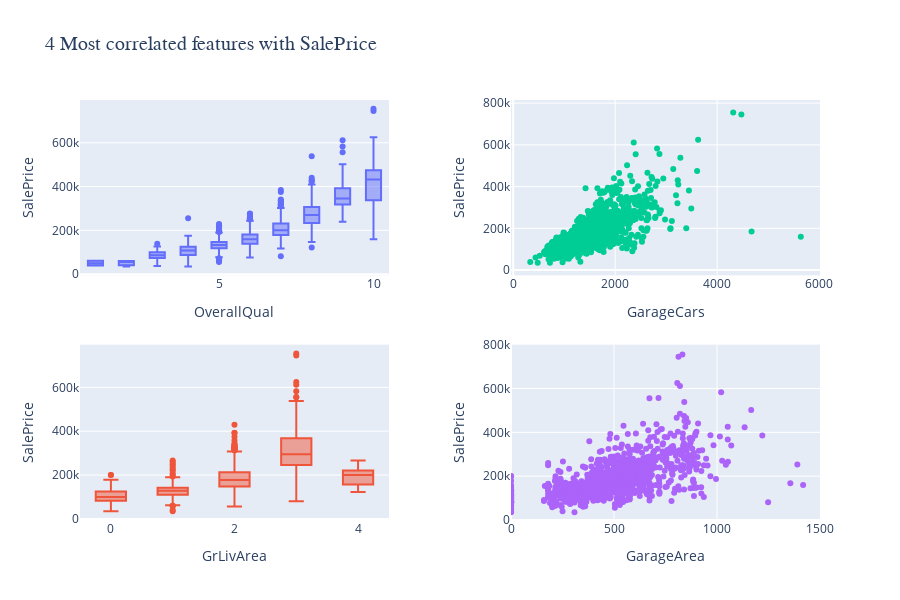

The notebook cell saved with this chart:
### Code cell
# plotting 4 most correlated charts
fig = make_subplots(
    rows=2, cols=2,
    horizontal_spacing=0.165,
    vertical_spacing=0.165,
    column_widths=[10, 10] ,
    row_heights=[10, 10]
        )
fig.add_traces([
    go.Box(x= df["OverallQual"], y= df["SalePrice"],
           showlegend=False),
    go.Box(x= df["GarageCars"], y= df["SalePrice"],
           showlegend=False),
    go.Scatter(x= df["GrLivArea"], y= df["SalePrice"], 
               mode='markers',
               showlegend=False),
    go.Scatter(x= df["GarageArea"], y= df["SalePrice"], 
               mode='markers',
               showlegend=False),
        ],
    rows=[1, 2, 1, 2],
    cols=[1, 1, 2, 2]
)

# Update xaxis properties
fig.update_xaxes(title_text="OverallQual", row=1, col=1)
fig.update_xaxes(title_text="GarageCars", row=1, col=2)
fig.update_xaxes(title_text="GrLivArea", row=2, col=1)
fig.update_xaxes(title_text="GarageArea", range=[0, 1500], row=2, col=2)

# Update yaxis properties
fig.update_yaxes(title_text="SalePrice", row=1, col=1)
fig.update_yaxes(title_text="SalePrice", row=1, col=2)
fig.update_yaxes(title_text="SalePrice", row=2, col=1)
fig.update_yaxes(title_text="SalePrice", range=[0, 800000], row=2, col=2)

fig.update_layout(
    title=dict(
        text="4 Most correlated features with SalePrice",
        font=dict(
            family="Arial",
            size=20)),
	showlegend=False,
	width=900,
	height=600
    )

fig.show()

### Figure 1 — Plotly figure (JSON) as saved in the notebook; plotly's stock layout.template omitted (floating-point values rounded to 4 significant figures; data arrays with more than 128 entries replaced by an {"elided": "..."} marker saying what was removed)
{"data": [{"showlegend": false, "type": "box", "x": {"elided": "1460 int values"}, "xaxis": "x", "y": {"elided": "1460 int values"}, "yaxis": "y"}, {"showlegend": false, "type": "box", "x": {"elided": "1460 int values"}, "xaxis": "x3", "y": {"elided": "1460 int values"}, "yaxis": "y3"}, {"mode": "markers", "showlegend": false, "type": "scatter", "x": {"elided": "1460 int values"}, "xaxis": "x2", "y": {"elided": "1460 int values"}, "yaxis": "y2"}, {"mode": "markers", "showlegend": false, "type": "scatter", "x": {"elided": "1460 int values"}, "xaxis": "x4", "y": {"elided": "1460 int values"}, "yaxis": "y4"}], "layout": {"height": 600, "showlegend": false, "title": {"font": {"family": "Arial", "size": 20}, "text": "4 Most correlated features with SalePrice"}, "width": 900, "xaxis": {"anchor": "y", "domain": [0, 0.4175], "title": {"text": "OverallQual"}}, "xaxis2": {"anchor": "y2", "domain": [0.5825, 1], "title": {"text": "GarageCars"}}, "xaxis3": {"anchor": "y3", "domain": [0, 0.4175], "title": {"text": "GrLivArea"}}, "xaxis4": {"anchor": "y4", "domain": [0.5825, 1], "range": [0, 1500], "title": {"text": "GarageArea"}}, "yaxis": {"anchor": "x", "domain": [0.5825, 1], "title": {"text": "SalePrice"}}, "yaxis2": {"anchor": "x2", "domain": [0.5825, 1], "title": {"text": "SalePrice"}}, "yaxis3": {"anchor": "x3", "domain": [0, 0.4175], "title": {"text": "SalePrice"}}, "yaxis4": {"anchor": "x4", "domain": [0, 0.4175], "range": [0, 800000], "title": {"text": "SalePrice"}}}}
